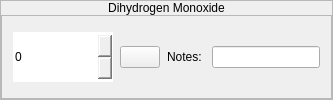
              <widget class="QFrame" name="orderFrame8">
               <property name="sizePolicy">
                <sizepolicy hsizetype="Preferred" vsizetype="Fixed">
                 <horstretch>0</horstretch>
                 <verstretch>0</verstretch>
                </sizepolicy>
               </property>
               <property name="minimumSize">
                <size>
                 <width>0</width>
                 <height>90</height>
                </size>
               </property>
               <property name="frameShape">
                <enum>QFrame::StyledPanel</enum>
               </property>
               <property name="frameShadow">
                <enum>QFrame::Raised</enum>
               </property>
               <layout class="QVBoxLayout" name="verticalLayout_23">
                <property name="spacing">
                 <number>0</number>
                </property>
                <property name="leftMargin">
                 <number>0</number>
                </property>
                <property name="topMargin">
                 <number>0</number>
                </property>
                <property name="rightMargin">
                 <number>0</number>
                </property>
                <property name="bottomMargin">
                 <number>0</number>
                </property>
                <item>
                 <widget class="QLabel" name="order8Label">
                  <property name="sizePolicy">
                   <sizepolicy hsizetype="Preferred" vsizetype="Fixed">
                    <horstretch>0</horstretch>
                    <verstretch>0</verstretch>
                   </sizepolicy>
                  </property>
                  <property name="styleSheet">
                   <string notr="true">font: 20pt &quot;Footlight MT Light&quot;;
color: black;</string>
                  </property>
                  <property name="text">
                   <string>Dihydrogen Monoxide</string>
                  </property>
                  <property name="alignment">
                   <set>Qt::AlignCenter</set>
                  </property>
                 </widget>
                </item>
                <item>
                 <widget class="QFrame" name="order8Btns">
                  <property name="frameShape">
                   <enum>QFrame::StyledPanel</enum>
                  </property>
                  <property name="frameShadow">
                   <enum>QFrame::Raised</enum>
                  </property>
                  <layout class="QHBoxLayout" name="horizontalLayout_23">
                   <property name="spacing">
                    <number>7</number>
                   </property>
                   <property name="leftMargin">
                    <number>11</number>
                   </property>
                   <property name="topMargin">
                    <number>0</number>
                   </property>
                   <property name="rightMargin">
                    <number>11</number>
                   </property>
                   <property name="bottomMargin">
                    <number>0</number>
                   </property>
                   <item>
                    <widget class="QSpinBox" name="order8Qty">
                     <property name="minimumSize">
                      <size>
                       <width>100</width>
                       <height>50</height>
                      </size>
                     </property>
                     <property name="maximumSize">
                      <size>
                       <width>100</width>
                       <height>16777215</height>
                      </size>
                     </property>
                     <property name="styleSheet">
                      <string notr="true">QSpinBox::up-button {
	image: url(:/icons/iconsImages/1200px-Green-Up-Arrow.svg.png);
}
QSpinBox::down-button {
	image: url(:/icons/iconsImages/1200px-RedDownArrow.svg.png);
}
QSpinBox{
	font: 22pt &quot;Arial&quot;;
	border: none;
}
</string>
                     </property>
                    </widget>
                   </item>
                   <item>
                    <widget class="QPushButton" name="order8CancelBtn">
                     <property name="text">
                      <string/>
                     </property>
                     <property name="icon">
                      <iconset resource="iconsImages.qrc">
                       <normaloff>:/icons/iconsImages/1024px-Black_close_x.svg.png</normaloff>:/icons/iconsImages/1024px-Black_close_x.svg.png</iconset>
                     </property>
                     <property name="iconSize">
                      <size>
                       <width>30</width>
                       <height>30</height>
                      </size>
                     </property>
                    </widget>
                   </item>
                   <item>
                    <widget class="QLabel" name="order8Lbl">
                     <property name="styleSheet">
                      <string notr="true">font: 12pt &quot;Arial&quot;;</string>
                     </property>
                     <property name="text">
                      <string>Notes: </string>
                     </property>
                    </widget>
                   </item>
                   <item>
                    <widget class="QLineEdit" name="order8Notes">
                     <property name="styleSheet">
                      <string notr="true">font: 12pt &quot;Arial&quot;;</string>
                     </property>
                     <property name="text">
                      <string/>
                     </property>
                    </widget>
                   </item>
                  </layout>
                 </widget>
                </item>
               </layout>
              </widget>
